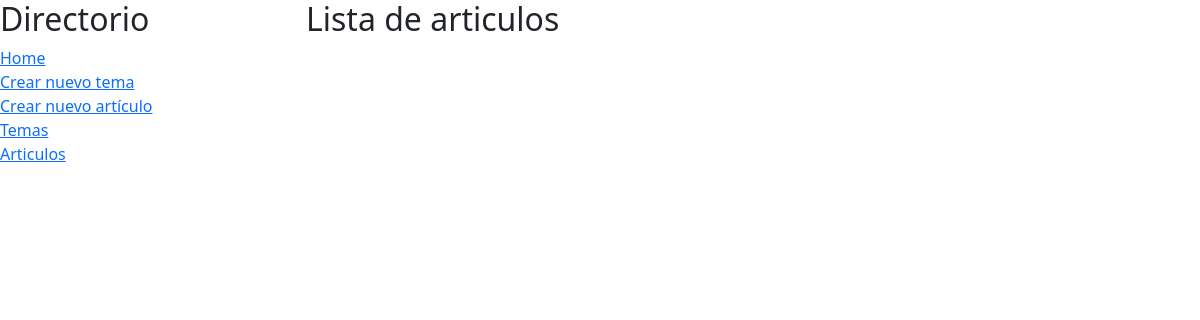
Before: /articulos with the older database file.
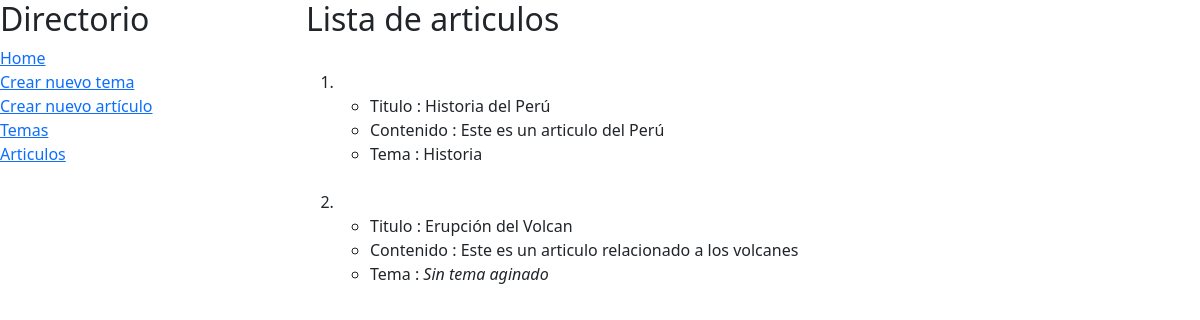
After: the same page with the newer database file.
### wikiApp/models.py (models this page shows)
class articuloWiki(models.Model):
    titulo = models.CharField(max_length=128, null=True, blank=True)
    contenido = models.CharField(max_length=1024, null=True, blank=True)
    temaR = models.ForeignKey(temaWiki, null=True, blank=True, on_delete=models.SET_NULL)

class temaWiki(models.Model):
    nombre = models.CharField(max_length=128, null=True, blank=True)
    descripcion = models.CharField(max_length=512, null=True, blank=True)

### wikiApp/views.py (the view)
# urls.py: path('articulos', views.articulos, name='articulos')
def articulos(request):
    listaArticulos = articuloWiki.objects.all()
    return render(request,'articulos.html',{
        'listaArticulos': listaArticulos
    })

### wikiApp/templates/articulos.html (shortened to what this page needs)
{% extends "layout.html" %}
{% block contenido %}
    <h2>Lista de articulos</h2>
    <ol>
        {% for articulo in listaArticulos %}
        <br>
        <li>
            <ul>
                <li>Titulo : {{ articulo.titulo }}</li>
                <li>Contenido : {{ articulo.contenido }}</li>
                {% if articulo.temaR.nombre is null %}
                    <li>Tema : <i> Sin tema aginado</i></li>
                {% else %}
                    <li>Tema : {{ articulo.temaR.nombre }}</li>
                {% endif %}
            </ul>
        </li>
        {% endfor %}
    </ol>
{% endblock %}

Changed rows visible on the page:
added articuloWiki: titulo "Historia del Perú", contenido "Este es un articulo del Perú", temaR.nombre "Historia"
added articuloWiki: titulo "Erupción del Volcan", contenido "Este es un articulo relacionado a los volcanes", shows "Tema :"
